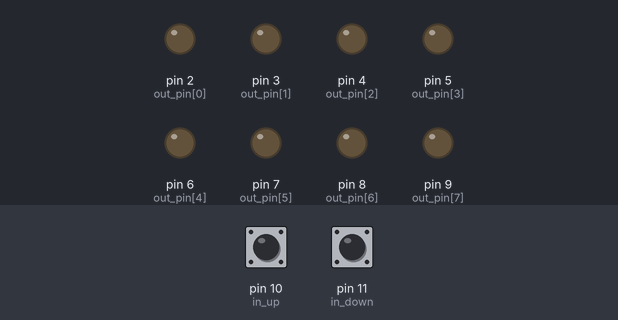
This sketch was run on a simulated Arduino Uno, built with avr-gcc and run on an emulated ATmega328P. Parts: output pins drawn as LEDs (lit = HIGH). The inputs (shaded band) are chosen by the test bench; at power-on: pin 10 (in_up) LOW, pin 11 (in_down) LOW.

Above: at 1.2 s.
1.3 s: pin 10 (in_up) pulled LOW for 1 s
At 3.2 s:
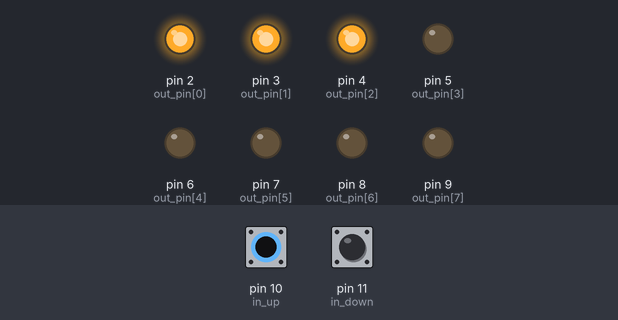
3.8 s: pin 10 (in_up) pulled LOW for 0.15 s
At 4.5 s:
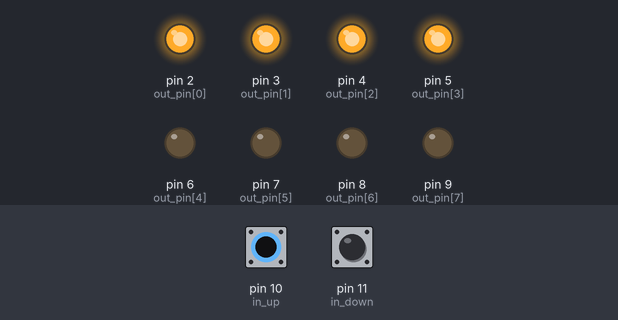
5.4 s: pin 10 (in_up) pulled LOW for 0.15 s
At 5.7 s:
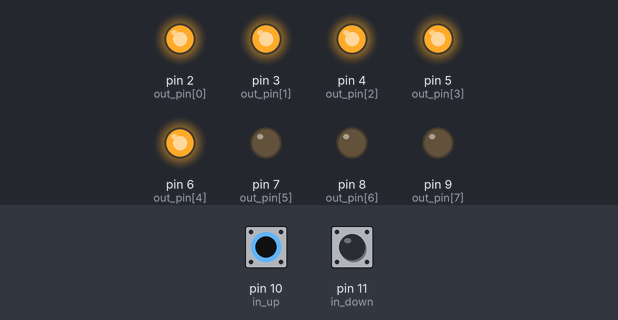
7.0 s: pin 10 (in_up) pulled LOW for 3.2 s
At 8.8 s:
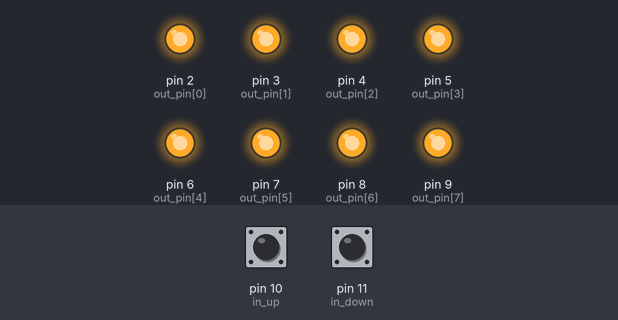
11.7 s: pin 11 (in_down) pulled LOW for 0.15 s
At 12.9 s:
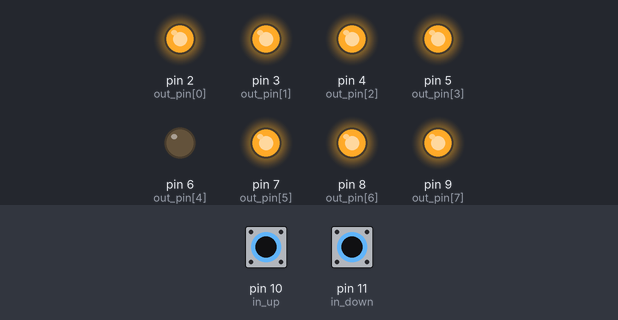
13.3 s: pin 11 (in_down) pulled LOW for 3.2 s
At 15.77 s:
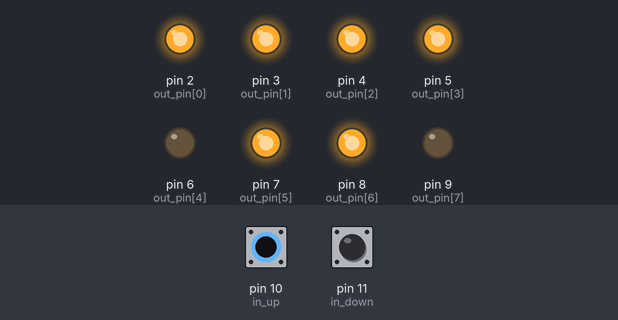
Timing chart, 0 to 18.0 s (numbered marks = the images above; inputs shaded):
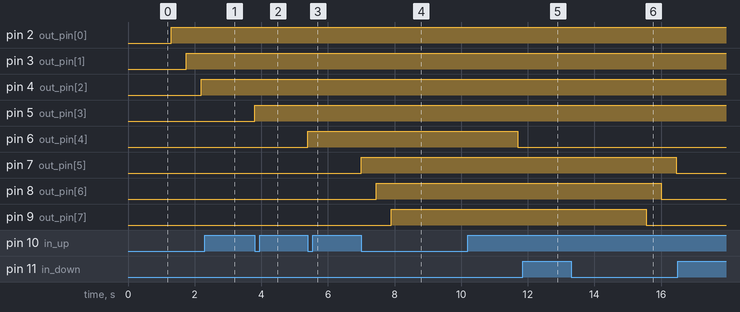

Measured:
- after the input at 1.3 s, pin 2 (out_pin[0]): LOW → HIGH at once; pin 3 (out_pin[1]): LOW → HIGH after 0.45 s; pin 4 (out_pin[2]): LOW → HIGH after 0.90 s
- after the input at 3.8 s, pin 5 (out_pin[3]): LOW → HIGH at once
- after the input at 5.4 s, pin 6 (out_pin[4]): LOW → HIGH at once
- after the input at 7.0 s, pin 7 (out_pin[5]): LOW → HIGH at once; pin 8 (out_pin[6]): LOW → HIGH after 0.45 s; pin 9 (out_pin[7]): LOW → HIGH after 0.90 s
- after the input at 11.7 s, pin 6 (out_pin[4]): HIGH → LOW at once
- after the input at 13.3 s, pin 7 (out_pin[5]): HIGH → LOW after 3.2 s; pin 8 (out_pin[6]): HIGH → LOW after 2.7 s; pin 9 (out_pin[7]): HIGH → LOW after 2.3 s

The sketch:

switch.ino
```cpp
/*
 * debog-- switch clicking may be take time 100ms
*/
int in_up=10;
int in_down=11;
int out_pin[]={2,3,4,5,6,7,8,9};
  int i=0;
void setup() {
  // put your setup code here, to run once:
  pinMode(in_up,INPUT);
  pinMode(in_down,INPUT);
  for(int i=0; i<8;i++)
    pinMode(out_pin[i],OUTPUT);
  digitalWrite(in_up,1);
  digitalWrite(in_down,1);
}

void loop() {
    if (digitalRead(in_up)==0)
    {
      digitalWrite(out_pin[i],1);
      delay(450);
      i++;
    }
    if (digitalRead(in_down)==0)
    {
        digitalWrite(out_pin[i],0);
        delay(450);
      i--;
    }

}
```
